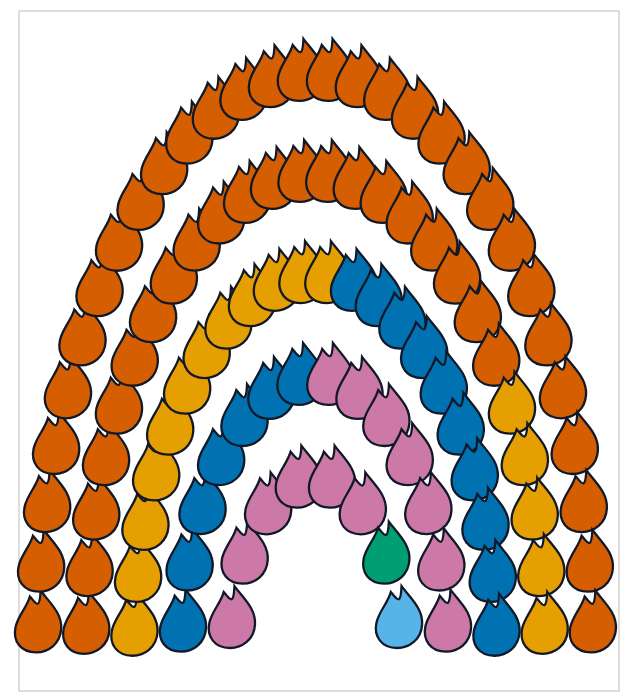

Here is the Vega-Lite specification saved for this chart:
### Vega-Lite specification from a JSON file in a GitHub repository (floating-point values rounded to 4 significant figures)
{"$schema": "https://vega.github.io/schema/vega-lite/v5.json", "width": "container", "height": 340, "params": [{"name": "hoveredState", "value": ""}], "data": {"sequence": {"start": 0, "stop": 100, "as": "i"}}, "transform": [{"calculate": "datum.i < 51 ? 'NSW' : datum.i < 68 ? 'QLD' : datum.i < 85 ? 'WA' : datum.i < 98 ? 'NT' : datum.i < 99 ? 'SA' : 'VIC'", "as": "state"}, {"calculate": "datum.state === 'NSW' ? '101,569 detections - 51%' : datum.state === 'QLD' ? '34,158 detections - 17%' : datum.state === 'WA' ? '33,964 detections - 17%' : datum.state === 'NT' ? '26,037 detections - 13%' : datum.state === 'SA' ? '2,834 detections - 1.4%' : '845 detections - 0.4%'", "as": "detail"}, {"calculate": "datum.i < 30 ? 0 : datum.i < 56 ? 1 : datum.i < 78 ? 2 : datum.i < 92 ? 3 : 4", "as": "ring"}, {"calculate": "datum.i < 30 ? datum.i : datum.i < 56 ? datum.i - 30 : datum.i < 78 ? datum.i - 56 : datum.i < 92 ? datum.i - 78 : datum.i - 92", "as": "seat"}, {"calculate": "datum.ring === 0 ? 30 : datum.ring === 1 ? 26 : datum.ring === 2 ? 22 : datum.ring === 3 ? 14 : 8", "as": "ring_count"}, {"calculate": "datum.ring === 0 ? 150 : datum.ring === 1 ? 124 : datum.ring === 2 ? 98 : datum.ring === 3 ? 72 : 46", "as": "radius"}, {"calculate": "3.141592653589793 - (datum.seat + 0.5) / datum.ring_count * 3.141592653589793", "as": "angle"}, {"calculate": "cos(datum.angle) * datum.radius", "as": "x_pos"}, {"calculate": "sin(datum.angle) * datum.radius", "as": "y_pos"}], "mark": {"type": "point", "shape": "M0,-1.35 C0.42,-0.78 0.96,-0.34 0.92,0.36 C0.88,1.05 0.34,1.42 -0.2,1.42 C-0.88,1.42 -1.26,0.92 -1.12,0.28 C-1.0,-0.24 -0.62,-0.58 -0.48,-1.08 C-0.2,-0.76 -0.04,-0.44 0,-1.35 Z", "filled": true, "size": 500, "stroke": "#111827", "strokeWidth": 1.15}, "encoding": {"x": {"field": "x_pos", "type": "quantitative", "scale": {"domain": [-162, 162]}, "axis": null}, "y": {"field": "y_pos", "type": "quantitative", "scale": {"domain": [-10, 165]}, "axis": null}, "color": {"field": "state", "type": "nominal", "scale": {"domain": ["NSW", "QLD", "WA", "NT", "SA", "VIC"], "range": ["#D55E00", "#E69F00", "#0072B2", "#CC79A7", "#009E73", "#56B4E9"]}, "legend": null}, "opacity": {"condition": [{"test": "hoveredState !== '' && datum.state === hoveredState", "value": 1}, {"test": "hoveredState !== ''", "value": 0.1}], "value": 1}, "tooltip": [{"field": "state", "title": "State"}, {"field": "detail", "title": "Share"}]}}
